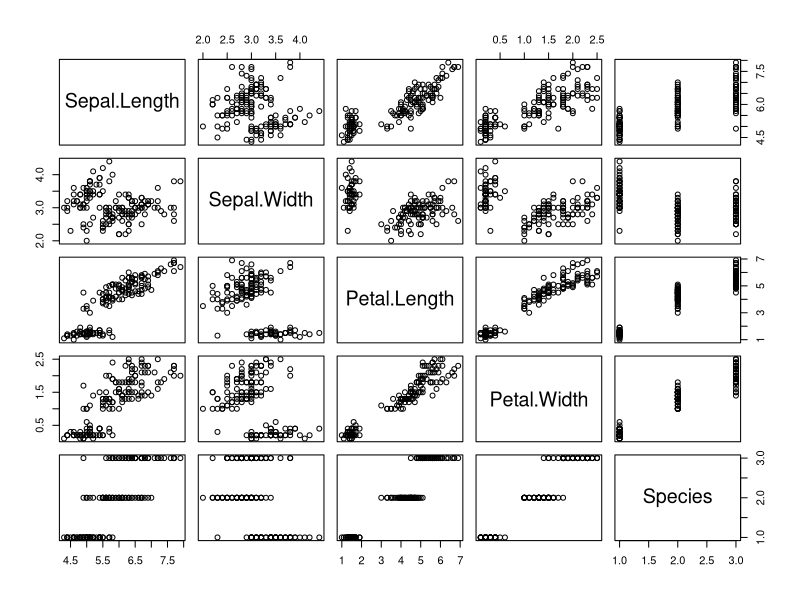
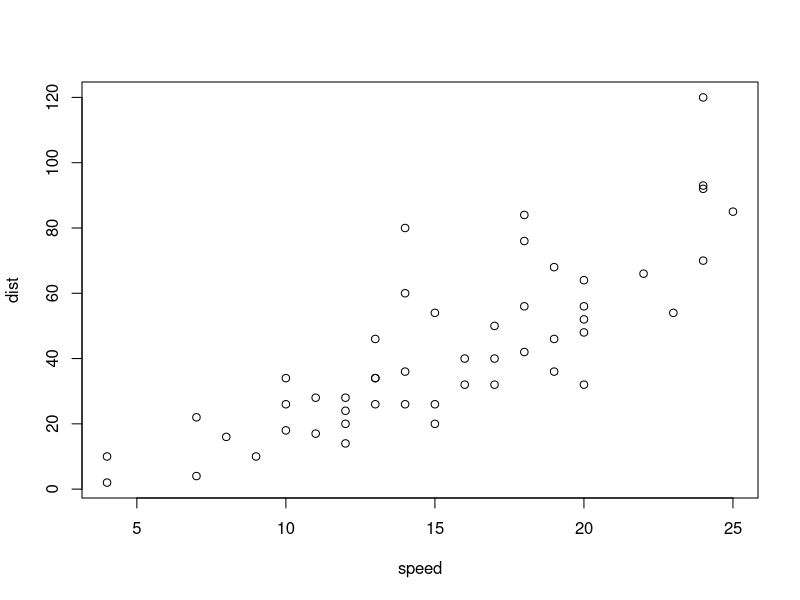

Recreate these plots in R, in order.
## ---- chunk 1
#| title: bunch o flowers

plot(iris)
## ---- chunk 2
#| title: not flowers
#| 
plot(cars)
## ---- chunk 3
#| content: valuebox
#| title: "Pink Panther"

list(
  icon = "alarm",         ## https://icons.getbootstrap.com/
  color = "danger",
  value = 50
)

